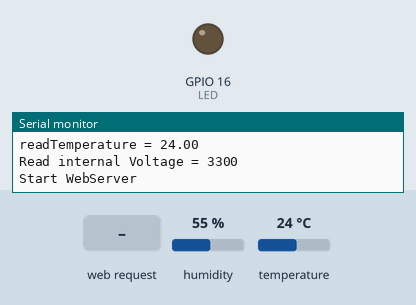
The sketch below on a simulated ESP8266 (NodeMCU). On the bench: output pins drawn as LEDs (lit = HIGH), the last lines printed to the serial monitor. The test bench sets the inputs (shaded band); at power-on: humidity 55 %, temperature 24 °C. WiFi joins after 1.5 s; servers stay silent unless stated.

Above: at 3.7 s.
3.8 s: HTTP request GET /led/on received
At 4.6 s:
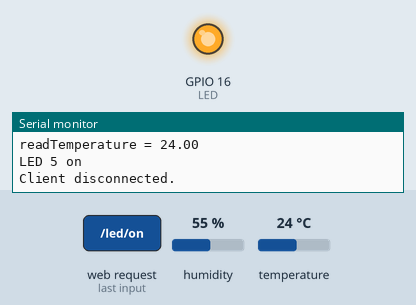
5.4 s: HTTP request GET /led/off received
At 6.8 s:
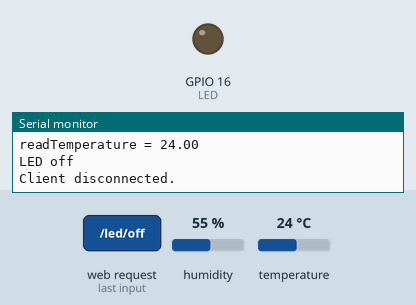
Timing chart, 0 to 8.4 s (numbered marks = the images above; inputs shaded):
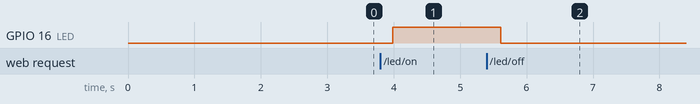

The sketch:

2-esp8266-webserver-with-dht11-c2b.ino
```cpp
//
// Simple WebServer - Displaying the DHT11 data on a webpages
//
// mvk@ca.ibm.com - for SNP/ P-Tech
//
// This programs will start a websever which is connected to you wifi once you adjust the SSID and password please change all parameters - see CHANGE HERE
//
// Date:161220202-1323"
//

// based on https://randomnerdtutorials.com/esp8266-web-server/
// switch on /off LED ... LED GPIO16 or GPIO03

#define VERSION "161220202-1323"

// Load Wi-Fi library
#include <ESP8266WiFi.h>
#include "DHT.h"

// to be able to read voltage
ADC_MODE(ADC_VCC); //vcc read

/*
  ////>>>>>>>>> CHANGE HERE
*/
// Replace with YOUR network credentials
const char* ssid     = "CHANGE HERE";    //>>>>>>>>> CHANGE HERE
const char* password = "CHANGE HERE";        //>>>>>>>>> CHANGE HERE
String DEVICEID   =    "mvk01";            //>>>>>>>>> CHANGE HERE
#define mqtt_server    "52.117.240.201"    //>>>>>>>>> CHANGE HERE - should preset for P-Tech

//### YOUR LOCATION
// find ur LAT LON  use https://www.latlong.net/ and ur cityname like Brantford,canada  for Branford =43.139410,-80.263650

String  LATITUDE  =   "43.6711581"   ;         //>>>>>>>>> CHANGE HERE
String  LONGITUDE =   "-79.4129989"    ;       //>>>>>>>>> CHANGE HERE


#define DHTPIN 4 // what digital pin we're connected to NodeMCU (D2)

// Uncomment whatever type you're using!
#define DHTTYPE DHT11 // DHT 11
DHT dht(DHTPIN, DHTTYPE);

String mqttmsg = "{\"hello\":\"hello\"}";

// Set web server port number to 80
WiFiServer server(80);

// Variable to store the HTTP request
String header;

// Auxiliar variables to store the current output state
String LEDState = "on ";

// Assign output variables to GPIO pins
const int LED = 16;

// Current time
unsigned long currentTime1 = millis();
// Previous time
unsigned long previousTime1 = millis();

const long mqttSchedule = 10000; // send mqtt message every 10sec

unsigned long currentTime = millis();
// Previous time
unsigned long previousTime = 0;
// Define timeout time in milliseconds (example: 2000ms = 2s)
const long timeoutTime = 2000;

WiFiClient espClient;


//dht vars
float prevTemp = 0;
float h = 0;
float t = 0;
uint8_t mac[6];
long msgcounter = 0;
//
// Setup
//
void setup() {
  Serial.begin(115200);
  // Initialize the output variables as outputs
  pinMode(LED, OUTPUT);
  // Set outputs to LOW
  digitalWrite(LED, LOW);

  Serial.print("VERSION = ");
  Serial.println(VERSION);
  // Connect to Wi-Fi network with SSID and password
  Serial.print("Connecting to ");
  Serial.println(ssid);
  WiFi.begin(ssid, password);
  while (WiFi.status() != WL_CONNECTED) {
    delay(500);
    Serial.print(".");
  }
  WiFi.macAddress(mac);
  // Print local IP address and start web server
  Serial.println("");
  Serial.println("WiFi connected.");
  Serial.println("IP address: ");
  Serial.println(WiFi.localIP());
  server.begin();
  delay(500);
  dht.begin();
  delay(500);
  // Sensor readings may also be up to 2 seconds 'old' (its a very slow sensor)
  float h = dht.readHumidity();
  // Read temperature as Celsius (the default)
  float t = dht.readTemperature();
  Serial.print("readHumidity = ");
  Serial.println(h);

  Serial.print("readTemperature = ");
  Serial.println(t);

  //  Batt = ESP.getVcc();
  Serial.print("Read internal Voltage = ");
  Serial.println( ESP.getVcc());
  Serial.print("Start WebServer");
}
String macToStr(const uint8_t* mac)
{
  String result;
  for (int i = 0; i < 6; ++i) {
    result += String(mac[i], 16);
    if (i < 5)
      result += ':';
  }
  return result;
}


//
// loop
//
void loop() {
  WiFiClient client = server.available();   // Listen for incoming clients


  if (client) {                             // If a new client connects,
    Serial.println("New Client.");          // print a message out in the serial port
    String currentLine = "";                // make a String to hold incoming data from the client
    currentTime = millis();
    previousTime = currentTime;


    while (client.connected() && currentTime - previousTime <= timeoutTime) { // loop while the client's connected
      currentTime = millis();
      if (client.available()) {             // if there's bytes to read from the client,


        prevTemp = t;
        // Sensor readings may also be up to 2 seconds 'old' (its a very slow sensor)
        float h = dht.readHumidity();
        // Read temperature as Celsius (the default)
        float t = dht.readTemperature();
        Serial.print("readHumidity    = ");
        Serial.println(h);
        //Serial.print(" ");
        Serial.print("readTemperature = ");
        Serial.println(t);


        // Check if any reads failed and exit early (to try again).
        if (isnan(h) || isnan(t) ) {
          Serial.println("Failed to read from DHT sensor!");
          //return;
          h = 0;
          t = 0;
        }

        char c = client.read();             // read a byte, then
        //Serial.write(c);                    // print it out the serial monitor
        header += c;
        if (c == '\n') {                    // if the byte is a newline character
          // if the current line is blank, you got two newline characters in a row.
          // that's the end of the client HTTP request, so send a response:
          if (currentLine.length() == 0) {
            // HTTP headers always start with a response code (e.g. HTTP/1.1 200 OK)
            // and a content-type so the client knows what's coming, then a blank line:
            client.println("HTTP/1.1 200 OK");
            client.println("Content-type:text/html");
            client.println("Connection: close");
            client.println();

            // turns the GPIOs on and off
            if (header.indexOf("GET /led/on") >= 0) {
              Serial.println("LED 5 on");
              LEDState = "on";
              digitalWrite(LED, HIGH);
            } else if (header.indexOf("GET /led/off") >= 0) {
              Serial.println("LED off");
              LEDState = "off";
              digitalWrite(LED, LOW);
            }

            // Display the HTML web page
            client.println("<!DOCTYPE html><html>");
            client.println("<head><meta name=\"viewport\" content=\"width=device-width, initial-scale=1\">");
            client.println("<link rel=\"icon\" href=\"data:,\">");

            String  ptr = "";
            ptr += "<style>html { font-family: 'Open Sans', sans-serif; display: block; margin: 0px auto; text-align: center;color: #333333;}\n";
            ptr += "body{margin-top: 50px;}\n";
            ptr += "h1 {margin: 50px auto 30px;}\n";
            ptr += ".side-by-side{display: inline-block;vertical-align: middle;position: relative;}\n";
            ptr += ".humidity-icon{background-color: #3498db;width: 30px;height: 30px;border-radius: 50%;line-height: 36px;}\n";
            ptr += ".humidity-text{font-weight: 600;padding-left: 15px;font-size: 19px;width: 160px;text-align: left;}\n";
            ptr += ".humidity{font-weight: 300;font-size: 60px;color: #3498db;}\n";
            ptr += ".temperature-icon{background-color: #f39c12;width: 30px;height: 30px;border-radius: 50%;line-height: 40px;}\n";
            ptr += ".temperature-text{font-weight: 600;padding-left: 15px;font-size: 19px;width: 160px;text-align: left;}\n";
            ptr += ".temperature{font-weight: 300;font-size: 60px;color: #f39c12;}\n";
            ptr += ".superscript{font-size: 17px;font-weight: 600;position: absolute;right: -20px;top: 15px;}\n";
            ptr += ".data{padding: 10px;}\n";
            ptr += ".button { background-color: #195B6A; border: none; color: white; padding: 16px 40px;\n";
            ptr += "text-decoration: none; font-size: 30px; margin: 2px; cursor: pointer;}\n";
            ptr += ".button2 {background-color: #77878A;}\n";
            ptr += "</style></head>\n";
            client.println(ptr);

            // Web Page Heading
            client.println("<body><h1>ESP8266 Web Server - "+DEVICEID+"</h1>");

            // Display current state, and ON/OFF buttons for GPIO 16
            client.println("<p>GPIO16 LED - State " + LEDState + "</p>");
            // If the output5State is off, it displays the ON button
            if (LEDState == "off") {
              client.println("<p><a href=\"/led/on\"><button class=\"button\">ON</button></a></p>");
            } else {
              client.println("<p><a href=\"/led/off\"><button class=\"button button2\">OFF</button></a></p>");
            }

            //###>>EXERISE display a message if temerature changes
            // eg. if prevTemp == t  than No  Temperature Change

            //   client.println("<p>Temperature  = "+(String)t+"</p>");
            // client.println("<p>Humidity     = "+(String)h+"</p>");


            client.println("<div class=\"side-by-side temperature-text\">Temperature</div><div class=\"side-by-side temperature\">" + (String)t + " C</div><br>");
            client.println("<div class=\"side-by-side humidity-text\">Humidity</div><div class=\"side-by-side humidity\">" + (String)h + " %</div>\n");

            client.println("<p><a href=\"/refresh\"><button class=\"button button2\">Refresh</button></a></p>");

            client.println("</body></html>");

            // The HTTP response ends with another blank line
            client.println();
            // Break out of the while loop
            break;
          } else { // if you got a newline, then clear currentLine
            currentLine = "";
          }
        } else if (c != '\r') {  // if you got anything else but a carriage return character,
          currentLine += c;      // add it to the end of the currentLine
        }
      }
    }
    // Clear the header variable
    header = "";
    // Close the connection
    client.stop();
    Serial.println("Client disconnected.");
    Serial.println("");
  }
}
```

Measured:
- after the input at 3.8 s, GPIO 16 (LED): LOW → HIGH after 0.19 s
- after the input at 5.4 s, GPIO 16 (LED): HIGH → LOW after 0.21 s
